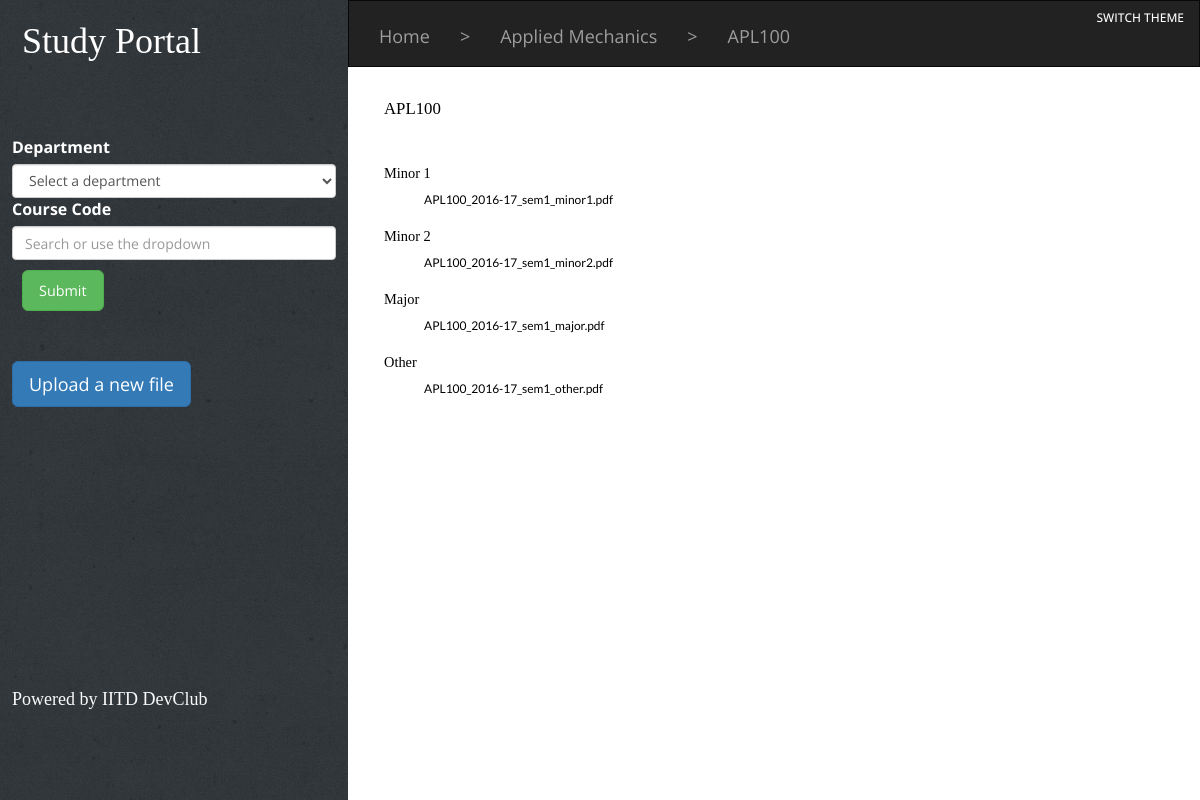
/studapp/view/?department=1&course_code=APL100, run on the app's committed database.
### studapp/models.py (models this page shows, shortened)
class Course_code(models.Model):
	dept=models.ForeignKey(Department,on_delete=models.CASCADE)
	code=models.CharField(max_length=6)#like APL100

class Department(models.Model):
	dept=models.CharField(max_length=50)
	code=models.CharField(max_length=3)

class Minor1(models.Model):
	course=models.ForeignKey(Course_code,on_delete=models.CASCADE)
	paper = models.FileField()

class Minor2(models.Model):
	course=models.ForeignKey(Course_code,on_delete=models.CASCADE)
	paper = models.FileField()

class Major(models.Model):
	course=models.ForeignKey(Course_code,on_delete=models.CASCADE)
	paper = models.FileField()

class Other(models.Model):
	course=models.ForeignKey(Course_code,on_delete=models.CASCADE)
	paper= models.FileField()

### studapp/views.py (the view)
def display(request):
	all_departments=Department.objects.order_by('dept')
	all_courses=Course_code.objects.order_by('code')
	department_id=request.GET.get('department','None')
	try:
		course_code_id=Course_code.objects.get(code=request.GET.get('course_code','None').upper()).id
	except:
		course_code_id='0'
	if department_id=='0' and course_code_id=='0':
		return render(request,'studapp/index.html',{'departments':all_departments,'courses':all_courses})
	elif course_code_id=='0':
		dept=Department.objects.get(pk=department_id)
		return render(request,'studapp/get_course_codes.html',{'department':dept,'departments':all_departments,'courses':all_courses})
	else:
		course=Course_code.objects.get(pk=course_code_id)
		return render(request,'studapp/get_papers.html',{'course':course,'departments':all_departments,'courses':all_courses})

### studapp/templates/studapp/get_papers.html (shortened to what this page needs)
{% extends 'studapp/index.html' %}
{% load static %}
{% block navbar %}
<nav class="navbar navbar-inverse" style="position:fixed;top:0px;width:71vw;border-radius:0px;left:29vw;">
  <div class="container-fluid">
    <ol class="nav navbar-nav" style='font-size:1.5vw;padding-bottom: 5px;display: inline-block;float: left;'>
      <li style="display: inline-block;"><a href="/studapp/">Home</a></li>
<li style="pointer-events: none;cursor: default; display: inline-block;" class='nav_li'><a href="/studapp/">></a></li>
<li style="display: inline-block;"><a href="?department={{course.dept.id}}&course_code=0">{{course.dept.dept}}</a></li>
<li style="pointer-events: none;cursor: default;display: inline-block;" class='nav_li'><a href="/studapp/">></a></li>
	<li class='nav_li' style="display: inline-block;"><a href="?department={{course.dept.id}}&course_code={{course.id}}">{{course.code}}</a></li>
    </ol>
    <a style="text-decoration:none; float:right;" href="/studapp/light/"><h4 style="color:white;font-size:1vw; ">SWITCH THEME</h4></a>
  </div>
</nav>
{% endblock %}
{% block content %}
<h2 id='code'>{{ course.code }}</h2>
<br />
<h3>Minor 1</h3>
<span id='papers'>
<ul>
{% for exam in course.minor1_set.all %}
<li><a class='p' href={{exam.paper.url}}>{{exam.paper}}</a></li>
{% endfor %}
</ul>
<h3>Minor 2</h3>
<ul>
{% for exam in course.minor2_set.all %}
<li><a class='p' href={{exam.paper.url}}>{{exam.paper}}</a></li>
{% endfor %}
</ul>
<h3>Major</h3>
<ul>
{% for exam in course.major_set.all %}
<li><a class='p' href={{exam.paper.url}}>{{exam.paper}}</a></li>
{% endfor %}
</ul>
<h3>Other</h3>
<ul>
{% for exam in course.other_set.all %}
<li><a class='p' href={{exam.paper.url}}>{{exam.paper}}</a></li>
{% endfor %}
</ul>
</span>
{% endblock %}

### studapp/static/studapp/style.css (style rules this page uses)
* { box-sizing: border-box; }
body { margin: 0; padding:0; }
a { color: White; text-decoration: none; }
h1,h2 { color: rgb(0,0,0); font-family: 'Slabo 27px', serif; }
h2 { font-size: 1.4vw; }
h3 { font-size: 1.2vw; width: 300px; color: #000; font-family: 'Slabo 27px', serif; }
.p { color: Black; font-family: Lato; }
html { background: rgb(244, 246, 246); }
body { font-family: 'Open Sans', sans-serif; font-size: 1vw; font-weight: 400; }
li { display: block; margin: 10px 0 0 0; }

### data on the page
Course_code: dept.dept "Applied Mechanics", code "APL100"
Minor1: paper "APL100_2016-17_sem1_minor1.pdf"
Minor2: paper "APL100_2016-17_sem1_minor2.pdf"
Major: paper "APL100_2016-17_sem1_major.pdf"
Other: paper "APL100_2016-17_sem1_other.pdf"
